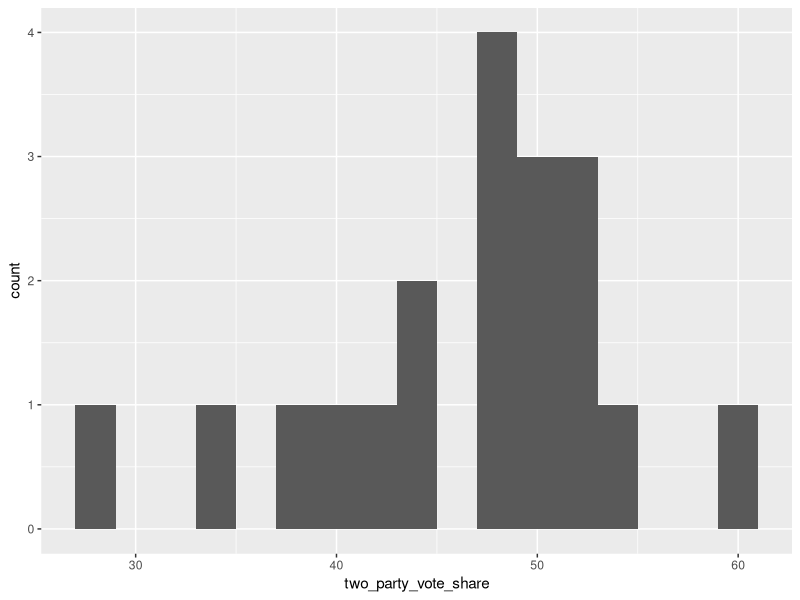
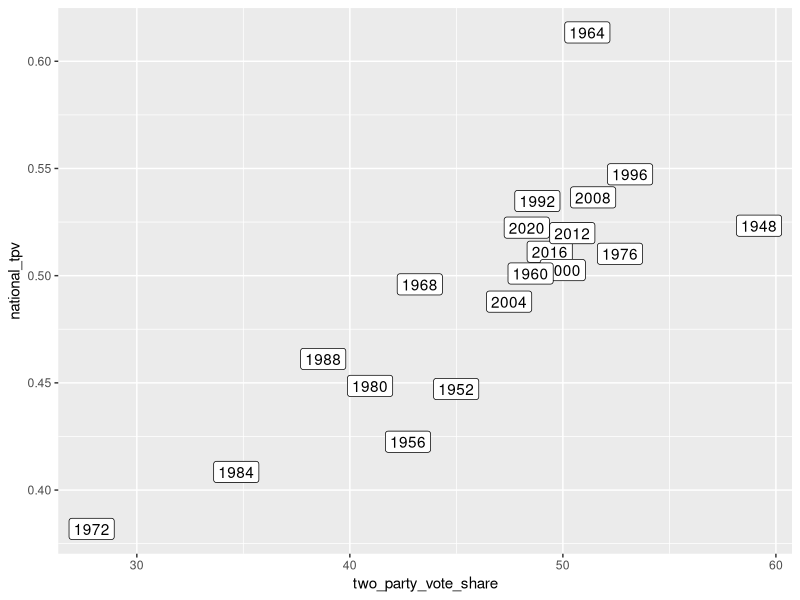

These figures' R source, in order:
library(tidyverse)
library(ggplot2)
library(modelr)
options(na.action = na.warn)


# Question 1: Data import

state_data <- read_csv("data/state_2pv_1948_2020.csv")
national_data <- read_csv("data/nat_pv_1860_2020.csv")

# Question 2: Data cleaning

state_df <- state_data %>% 
  select(year, state, party, two_party_vote_share) %>% 
  arrange(desc(year))

national_df <- national_data %>% 
  mutate(
    dem_tpv = npv_democrat / (npv_democrat + npv_republican),
    rep_tpv = npv_republican / (npv_democrat + npv_republican)
      ) %>% 
  filter(year >= 1948) %>% 
  pivot_longer(c(dem_tpv, rep_tpv), names_to = "party", values_to = "national_tpv") %>% 
  mutate(party = recode(party, "dem_tpv" = "Democrat", "rep_tpv" = "Republican")) %>% 
  select(-c("npv_democrat", "npv_republican"))

# Which state, California or Massachusetts, has been more Democratic since 2000?
state_df %>% 
  filter(year >= 2000, party == "Democrat") %>% 
  group_by(state) %>% 
  summarize(
    count = n(),
    avg_dem_tpv = mean(two_party_vote_share)
  ) %>% 
  filter(state == "California" | state == "Massachusetts")

# Question 3: Pivot to long
# *** Completed in Question 2 ***


# Question 4: Merge

merged <- state_df %>% 
  left_join(national_df, by = c("year", "party"))

# Question 5: Pivot to wide
merged_wide <- state_data %>% 
  select(year, state, party, two_party_vote_share) %>% 
  arrange(desc(year)) %>% 
  pivot_wider(names_from = c(state, party), values_from = two_party_vote_share, names_sep = "_") %>%
  left_join(national_data %>% 
              mutate(
                dem_tpv = 100 * (npv_democrat / (npv_democrat + npv_republican)),
                rep_tpv = 100 * (npv_republican / (npv_democrat + npv_republican))
              ) %>% 
              filter(year >= 1948) %>% 
              select(-c("npv_democrat", "npv_republican")),
            by = "year"
  )

# Question 6: Two basic linear models
model_1 <- lm(dem_tpv ~ Florida_Democrat, merged_wide)
summary(model_1)

model_2 <- lm(dem_tpv ~ `Florida_Democrat` + `New York_Democrat`, merged_wide)
summary(model_2)

# Question 7: Prediction

newdata = tibble(`Florida_Democrat` = c(48), `New York_Democrat` = c(60))
predict(model_2, newdata = newdata, type = "response")

# Question 8: Write Data
write.csv(merged, "data/merged_long.csv")
write.csv(merged_wide, "data/merged_wide.csv")

# Question 9: Visualization
# a) Histogram

merged %>% 
  filter(party == "Democrat", state == "Florida") %>% 
  ggplot(mapping = aes(two_party_vote_share)) +
  geom_histogram(binwidth = 2)
  
# b) Scatterplot
merged %>% 
  filter(party == "Democrat", state == "Florida") %>% 
  ggplot(mapping = aes(two_party_vote_share, national_tpv, label = year)) +
  geom_point() +
  geom_label()


